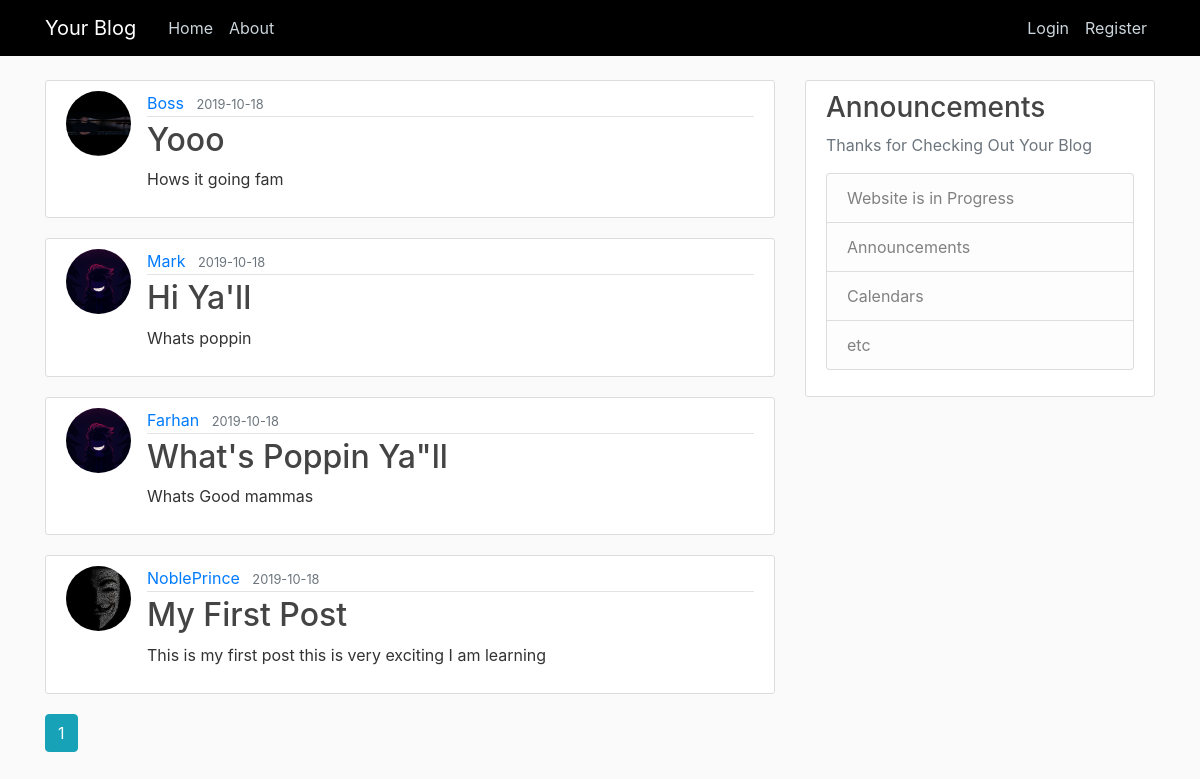
Page /home on the earlier database version.
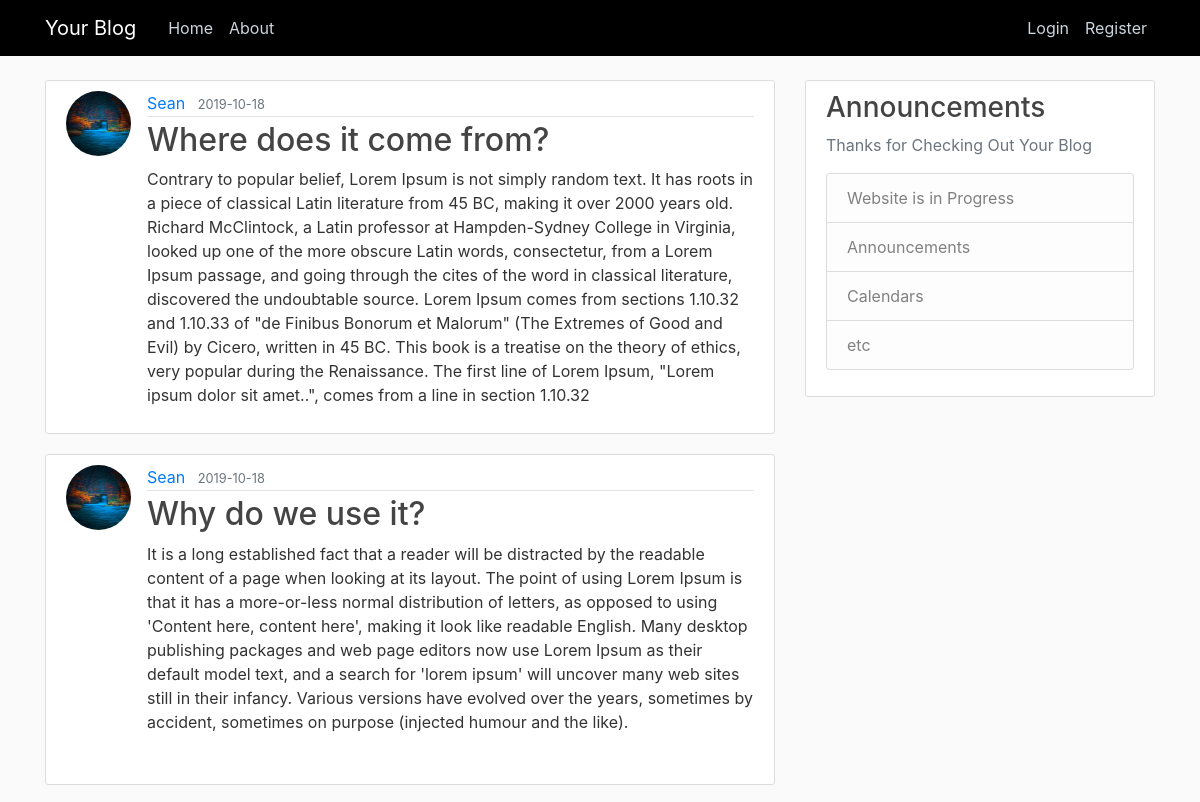
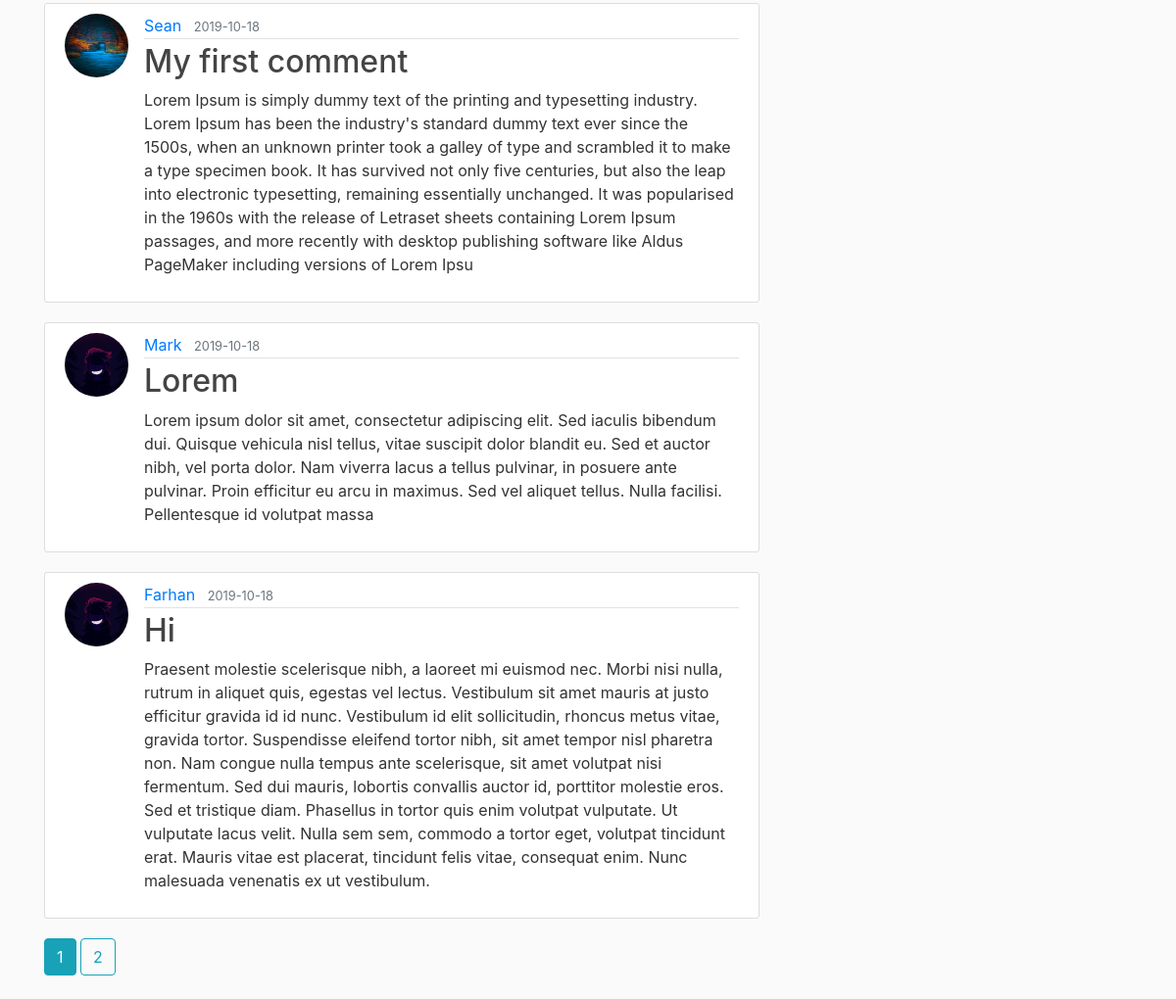
Same page on the later database version (2 pictures, top to bottom).
### flaskblog/models.py (models this page shows, shortened)
class Post(db.Model):
    id = db.Column(db.Integer, primary_key=True)
    title = db.Column(db.String(100), nullable=False)
    date_posted = db.Column(db.DateTime, nullable=False, default=datetime.utcnow)
    content = db.Column(db.Text, nullable=False)
    user_id = db.Column(db.Integer, db.ForeignKey('user.id'), nullable=False)

class User(db.Model, UserMixin):
    id = db.Column(db.Integer, primary_key=True)
    username = db.Column(db.String(20), unique=True, nullable=False)
    email = db.Column(db.String(120), unique=True, nullable=False)
    image_file = db.Column(db.String(20), nullable=False, default='default.jpg')
    password = db.Column(db.String(60), nullable=False)
    posts = db.relationship('Post', backref='author', lazy=True)

### flaskblog/routes.py (the view)
@app.route("/")
@app.route("/home")
def home():
    page = request.args.get('page', 1, type=int)
    posts = Post.query.order_by(Post.date_posted.desc()).paginate(page=page, per_page=5)
    return render_template('home.html', posts=posts)

### flaskblog/templates/home.html
{% extends "layout.html" %}
{% block content %}
    {% for post in posts.items %}
        <article class="media content-section">
          <img class="rounded-circle article-img" src="{{ url_for('static', filename='profile_pics/' + post.author.image_file) }}">
          <div class="media-body">
            <div class="article-metadata">
              <a class="mr-2" href="{{ url_for('user_posts', username=post.author.username) }}">{{ post.author.username }}</a>
              <small class="text-muted">{{ post.date_posted.strftime('%Y-%m-%d') }}</small>
            </div>
            <h2><a class="article-title" href="{{ url_for('post', post_id=post.id) }}">{{ post.title }}</a></h2>
            <p class="article-content">{{ post.content }}</p>
          </div>
        </article>
    {% endfor %}
    {% for page_num in posts.iter_pages(left_edge=1, right_edge=1, left_current=1, right_current=2) %}
      {% if page_num %}
        {% if posts.page == page_num %}
          <a class="btn btn-info mb-4" href="{{ url_for('home', page=page_num) }}">{{ page_num }}</a>
        {% else %}
          <a class="btn btn-outline-info mb-4" href="{{ url_for('home', page=page_num) }}">{{ page_num }}</a>
        {% endif %}
      {% else %}
        ...
      {% endif %}
    {% endfor %}
{% endblock content %}

### flaskblog/templates/layout.html (shortened to what this page needs)
<!DOCTYPE html>
<html>
<head>
    <link rel="stylesheet" href="https://maxcdn.bootstrapcdn.com/bootstrap/4.0.0/css/bootstrap.min.css">
    <link rel="stylesheet" type="text/css" href="{{ url_for('static', filename='main.css') }}">
</head>
<body>
    <header class="site-header">
      <nav class="navbar navbar-expand-md navbar-dark bg-steel fixed-top">
        <div class="container">
          <a class="navbar-brand mr-4" href="/">Your Blog</a>
          <div class="collapse navbar-collapse" id="navbarToggle">
            <div class="navbar-nav mr-auto">
              <a class="nav-item nav-link" href="{{ url_for('home') }}">Home</a>
              <a class="nav-item nav-link" href="{{ url_for('about') }}">About</a>
            </div>
            <div class="navbar-nav">
              {% if current_user.is_authenticated %}
                <a class="nav-item nav-link" href="{{ url_for('new_post') }}">New Post</a>
                <a class="nav-item nav-link" href="{{ url_for('account') }}">Account</a>
                <a class="nav-item nav-link" href="{{ url_for('logout') }}">Logout</a>
              {% else %}
                <a class="nav-item nav-link" href="{{ url_for('login') }}">Login</a>
                <a class="nav-item nav-link" href="{{ url_for('register') }}">Register</a>
              {% endif %}
            </div>
          </div>
        </div>
      </nav>
    </header>
    <main role="main" class="container">
      <div class="row">
        <div class="col-md-8">
          {% block content %}{% endblock %}
        </div>
        <div class="col-md-4">
          <div class="content-section">
            <h3>Announcements</h3>
            <p class='text-muted'>Thanks for Checking Out Your Blog
              <ul class="list-group">
                <li class="list-group-item list-group-item-light">Website is in Progress</li>
                <li class="list-group-item list-group-item-light">Announcements</li>
                <li class="list-group-item list-group-item-light">Calendars</li>
                <li class="list-group-item list-group-item-light">etc</li>
              </ul>
            </p>
          </div>
        </div>
      </div>
    </main>
</body>
</html>

### flaskblog/static/main.css (style rules this page uses)
body { background: #fafafa; color: #333333; margin-top: 5rem; background-image: url(https://wallpaperaccess.com/full/731608.jpg); }
h1, h2, h3, h4, h5, h6 { color: #444444; }
.bg-steel { background-color: black; }
.site-header .navbar-nav .nav-link { color: #cbd5db; }
.content-section { background: #ffffff; padding: 10px 20px; border: 1px solid #dddddd; border-radius: 3px; margin-bottom: 20px; }
.article-title { color: #444444; }
.article-content { white-space: pre-line; }
.article-img { height: 65px; width: 65px; margin-right: 16px; }
.article-metadata { padding-bottom: 1px; margin-bottom: 4px; border-bottom: 1px solid #e3e3e3 }

Differences in the rows shown:
no longer on this page (row edited): Post: image_file (picture), author.username "NoblePrince", date_posted "2019-10-18", title "My First Post", content "This is my first post this is very exciting I am learning"
added Post: image_file (picture), author.username "Sean", date_posted "2019-10-18", title "Where does it come from?", content "Contrary to popular belief, Lorem Ipsum is not simply random text. It has roots in a piece of classical Latin literature from 45 BC, making it over 2000 years old. Richard McClintock, a Latin professor at Hampden-Sydney College in Virginia, looked up one of the more obscure Latin words, consectetur, from a Lorem Ipsum passage, and going through the cites of the word in classical literature, discovered the undoubtable source. Lorem Ipsum comes from sections 1.10.32 and 1.10.33 of \"de Finibus Bonorum et Malorum\" (The Extremes of Good and Evil) by Cicero, written in 45 BC. This book is a treatise on the theory of ethics, very popular during the Renaissance. The first line of Lorem Ipsum,…"
added Post: image_file (picture), author.username "Sean", date_posted "2019-10-18", title "Why do we use it?", content "It is a long established fact that a reader will be distracted by the readable content of a page when looking at its layout. The point of using Lorem Ipsum is that it has a more-or-less normal distribution of letters, as opposed to using 'Content here, content here', making it look like readable English. Many desktop publishing packages and web page editors now use Lorem Ipsum as their default model text, and a search for 'lorem ipsum' will uncover many web sites still in their infancy. Various versions have evolved over the years, sometimes by accident, sometimes on purpose (injected humour and the like)."
changed Post: image_file: a different picture; author.username "Boss" → "Sean"; title "Yooo" → "My first comment"; content "Hows it going fam" → "Lorem Ipsum is simply dummy text of the printing and typesetting industry. Lorem Ipsum has been the industry's standard dummy text ever since the 1500s, when an unknown printer took a galley of type and scrambled it to make a type specimen book. It has survived not only five centuries, but also the leap into electronic typesetting, remaining essentially unchanged. It was popularised in the 1960s with the release of Letraset sheets containing Lorem Ipsum passages, and more recently with desktop publishing software like Aldus PageMaker including versions of Lorem Ipsu"
changed Post "Mark": title "Hi Ya'll" → "Lorem"; content "Whats poppin" → "Lorem ipsum dolor sit amet, consectetur adipiscing elit. Sed iaculis bibendum dui. Quisque vehicula nisl tellus, vitae suscipit dolor blandit eu. Sed et auctor nibh, vel porta dolor. Nam viverra lacus a tellus pulvinar, in posuere ante pulvinar. Proin efficitur eu arcu in maximus. Sed vel aliquet tellus. Nulla facilisi. Pellentesque id volutpat massa"
changed Post "Farhan": title "What's Poppin Ya\"ll" → "Hi"; content "Whats Good mammas" → "Praesent molestie scelerisque nibh, a laoreet mi euismod nec. Morbi nisi nulla, rutrum in aliquet quis, egestas vel lectus. Vestibulum sit amet mauris at justo efficitur gravida id id nunc. Vestibulum id elit sollicitudin, rhoncus metus vitae, gravida tortor. Suspendisse eleifend tortor nibh, sit amet tempor nisl pharetra non. Nam congue nulla tempus ante scelerisque, sit amet volutpat nisi fermentum. Sed dui mauris, lobortis convallis auctor id, porttitor molestie eros. Sed et tristique diam. Phasellus in tortor quis enim volutpat vulputate. Ut vulputate lacus velit. Nulla sem sem, commodo a tortor eget, volutpat tincidunt erat. Mauris vitae est placerat, tincidunt felis vitae, consequat…"
Other differences:
new list line: "2"
